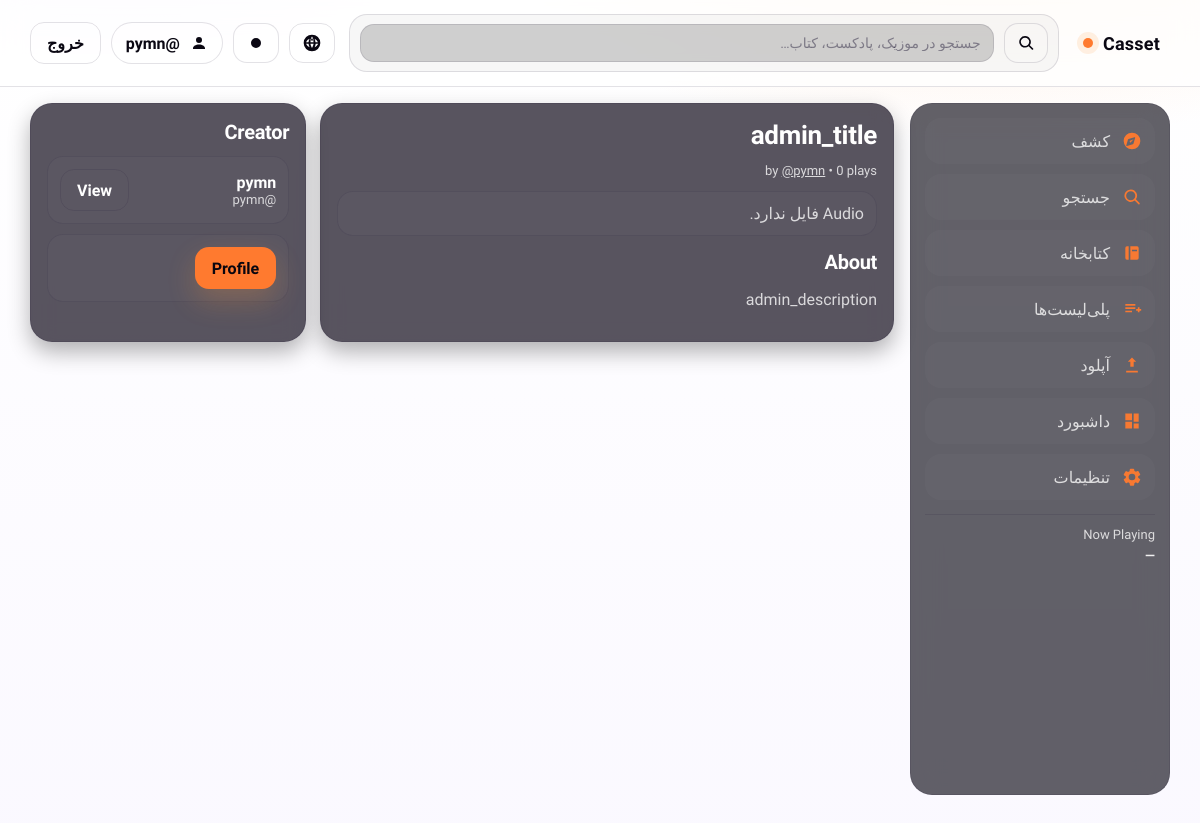
The app's page /t/admin_slug/ (signed in) with its own data.
### tracks/models.py (models this page shows, shortened)
class Track(models.Model):
    class ContentType(models.TextChoices):
        MUSIC = 'music', 'Music'
        PODCAST = 'podcast', 'Podcast'
        AUDIOBOOK = 'audiobook', 'Audiobook'
        VIDEO = 'video', 'Video'
    class Status(models.TextChoices):
        DRAFT = "draft", "Draft"
        SUBMITTED = "submitted", "Submitted"
        APPROVED = "approved", "Approved"
        REJECTED = "rejected", "Rejected"
        TAKEDOWN = "takedown", "Takedown"
        BLOCKED = "blocked", "Blocked"
        PENDING = "pending", "Pending (legacy)"
    class Visibility(models.TextChoices):
        PUBLIC = "public", "Public"
        UNLISTED = "unlisted", "Unlisted"
        PRIVATE = "private", "Private"
    creator = models.ForeignKey(
        settings.AUTH_USER_MODEL, on_delete=models.CASCADE, related_name="tracks"
    )
    content_type = models.CharField(max_length=16, choices=ContentType.choices, default=ContentType.MUSIC)
    album = models.ForeignKey('tracks.Album', on_delete=models.SET_NULL, null=True, blank=True, related_name='tracks')
    title = models.CharField(max_length=140)
    slug = models.SlugField(max_length=170, unique=True)
    description = models.TextField(blank=True)
    language = models.CharField(max_length=16, blank=True)
    explicit = models.BooleanField(default=False)
    visibility = models.CharField(max_length=12, choices=Visibility.choices, default=Visibility.PRIVATE)
    cover = models.ImageField(upload_to="covers/", blank=True, null=True)
    audio = models.FileField(upload_to="audio/", blank=True, null=True)
    video = models.FileField(upload_to="video/", blank=True, null=True)
    duration_seconds = models.PositiveIntegerField(default=0)
    allow_comments = models.BooleanField(default=True)
    status = models.CharField(max_length=16, choices=Status.choices, default=Status.DRAFT)
    reject_reason = models.CharField(max_length=240, blank=True)
    submitted_at = models.DateTimeField(null=True, blank=True)
    published_at = models.DateTimeField(null=True, blank=True)
    updated_at = models.DateTimeField(auto_now=True)
    play_count = models.PositiveIntegerField(default=0)
    like_count = models.PositiveIntegerField(default=0)
    genres = models.ManyToManyField(Genre, blank=True, related_name="tracks")
    tags = models.ManyToManyField(Tag, blank=True, related_name="tracks")
    created_at = models.DateTimeField(auto_now_add=True)
    class Meta:
        ordering = ["-created_at"]

### tracks/views.py (the view)
# urls.py: path("t/<slug:slug>/", views.track_detail, name="track_detail"),
def track_detail(request, slug):
    qs = Track.objects.select_related("creator").prefetch_related("genres")
    track = get_object_or_404(qs, slug=slug)
    if track.creator_id != getattr(request.user, "id", None):
        if track.status != Track.Status.APPROVED:
            raise Http404
        if track.visibility == Track.Visibility.PRIVATE:
            raise Http404
    return render(request, "tracks/track_detail.html", {"track": track})

### templates/tracks/track_detail.html (shortened to what this page needs)
{% extends "base.html" %}
{% block content %}
<div class="grid">
  <section class="card">
    <h1>{{ track.title }}</h1>
    <p class="muted small">
      by <a href="/artist/{{ track.creator.username }}/"><u>@{{ track.creator.username }}</u></a>
      • {{ track.play_count }} plays
    </p>
    {% if track.audio %}
      <div class="list">
        <div class="row" style="justify-content:flex-start;gap:10px;flex-wrap:wrap">
          <a class="btn btn--primary" href="#"
             data-play="1"
             data-src="{{ track.audio.url }}"
             data-title="{{ track.title }}"
             data-by="@{{ track.creator.username }}"
             data-track="{{ track.id }}"
             data-cover="{% if track.cover %}<img src='{{ track.cover.url }}' />{% endif %}">
             Play in bar
          </a>
          <a class="btn btn--ghost" href="#"
             data-like="1"
             data-track="{{ track.id }}">
             ♥ Like <span class="muted" id="likeCount">{{ track.like_count }}</span>
          </a>
          <a class="btn btn--ghost" href="#"
             data-pl-open="1"
             data-track="{{ track.id }}"
             data-title="{{ track.title }}">
             ＋ Playlist
          </a>
          {% if can_download %}
            <a class="btn btn--ghost" href="/download/{{ track.id }}/">Download</a>
          {% endif %}
        </div>
        <div class="row" style="display:block">
          <audio controls preload="none" style="width:100%" data-track="{{ track.id }}">
            <source src="{{ track.audio.url }}" type="audio/mpeg">
          </audio>
        </div>
      </div>
    {% else %}
      <div class="row"><span class="muted">Audio فایل ندارد.</span></div>
    {% endif %}
    {% if track.description %}
      <h2 style="margin-top:14px">About</h2>
      <p class="muted">{{ track.description }}</p>
    {% endif %}
  </section>
  <aside class="card">
    <h2>Creator</h2>
    <div class="list">
      <div class="row">
        <div style="min-width:0">
          <div style="font-weight:900">
            {{ track.creator.get_full_name|default:track.creator.username }}
          </div>
          <div class="muted small">@{{ track.creator.username }}</div>
        </div>
        <a class="btn btn--ghost" href="/artist/{{ track.creator.username }}/">View</a>
      </div>
      <div class="row" style="justify-content:flex-start;gap:10px;flex-wrap:wrap">
        <a class="btn btn--primary" href="/artist/{{ track.creator.username }}/">Profile</a>
      </div>
    </div>
  </aside>
</div>
{% endblock %}

### templates/base.html (shortened to what this page needs)
{% load static %}
<!doctype html>
<html lang="fa" dir="rtl" data-theme="dark">
<head>
  <link rel="stylesheet" href="{% static 'app.css' %}" />
</head>
<body>
  <header class="topbar">
    <div class="topbar__inner">
      <a class="brand" href="/" aria-label="Casset">
        <span class="brand__name">Casset</span><span class="brand__dot" aria-hidden="true"></span>
      </a>
      <form class="search" action="/search/" method="get" role="search">
        <button class="iconbtn iconbtn--ghost" type="submit" aria-label="جستجو">
          <svg class="icon"><use href="#i-search"/></svg>
        </button>
        <input class="search__input" type="search" name="q" placeholder="جستجو در موزیک، پادکست، کتاب…" autocomplete="off">
      </form>
      <div class="topbar__actions">
        <button class="iconbtn" type="button" id="langToggle" aria-label="Language"><svg class="icon"><use href="#i-lang"/></svg></button><button class="iconbtn iconbtn--ghost" id="themeToggle" type="button" aria-label="تغییر تم">
          <svg class="icon" id="themeIcon"><use href="#i-moon"/></svg>
        </button>
        {% if request.user.is_authenticated %}
          <a class="chip" href="/@{{ request.user.username }}/" title="پروفایل">
            <svg class="icon"><use href="#i-user"/></svg>
            <span class="chip__text">@{{ request.user.username }}</span>
          </a>
          <a class="btn btn--ghost" href="/logout/">خروج</a>
        {% else %}
          <a class="btn btn--ghost" href="/login/">ورود</a>
          <a class="btn btn--primary" href="/register/">ثبت‌نام</a>
        {% endif %}
      </div>
    </div>
  </header>
  <div class="appshell">
    <aside class="sidebar" aria-label="Sidebar">
      <nav class="sidenav">
        <a class="sidenav__link" href="/discover/"><svg class="icon"><use href="#i-compass"/></svg><span>کشف</span></a>
        <a class="sidenav__link" href="/search/"><svg class="icon"><use href="#i-search"/></svg><span>جستجو</span></a>
        <a class="sidenav__link" href="/library/"><svg class="icon"><use href="#i-library"/></svg><span>کتابخانه</span></a>
        <a class="sidenav__link" href="/library/#playlists"><svg class="icon"><use href="#i-playlist"/></svg><span>پلی‌لیست‌ها</span></a>
        <a class="sidenav__link" href="/upload/"><svg class="icon"><use href="#i-upload"/></svg><span>آپلود</span></a>
        {% if request.user.is_authenticated %}
          <a class="sidenav__link" href="/dashboard/"><svg class="icon"><use href="#i-dashboard"/></svg><span>داشبورد</span></a>
          <a class="sidenav__link" href="/settings/"><svg class="icon"><use href="#i-settings"/></svg><span>تنظیمات</span></a>
        {% endif %}
      </nav>
      <div class="sidebar__hint">
        <div class="muted small">Now Playing</div>
        <div class="sidebar__np" id="sidebarNowPlaying">—</div>
      </div>
    </aside>
    <main id="main" class="page">
      {% block content %}{% endblock %}
    </main>
  </div>
</body>
</html>

### templates/base.html (style rules this page uses)
html[data-theme="light"] { --text: #ffffff; --muted: rgba(255,255,255,.78); }
html[data-theme="light"] .topbar, html[data-theme="light"] .topbar .brand__name, html[data-theme="light"] .topbar .chip__text, html[data-theme="light"] .topbar a, html[data-theme="light"] .topbar button, html[data-theme="light"] .topbar input { color:#0a0712 !important; }
html[data-theme="light"] .topbar .icon { fill:#0a0712 !important; }

### records on screen
Track: title "admin_title", creator.username "pymn", play_count "0", description "admin_description", creator.get_full_name "pymn"

### other values on screen
{{ request.user.username }} "pymn"
